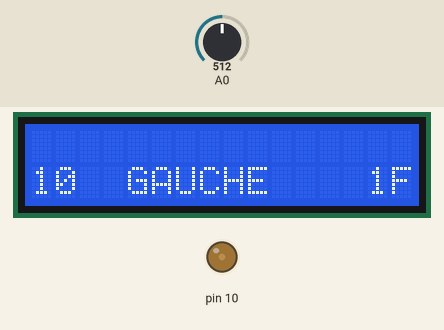
Bench run of a sketch on a simulated Arduino Uno, built with avr-gcc and run on an emulated ATmega328P. Parts: 16×2 character LCD, output pins drawn as LEDs (lit = HIGH). The test bench sets the inputs (shaded band); at power-on: A0 = 512. What the sketch prints to the serial monitor is not drawn.

Above: at 1.2 s.
1.3 s: A0 set to 565
At 1.8 s:
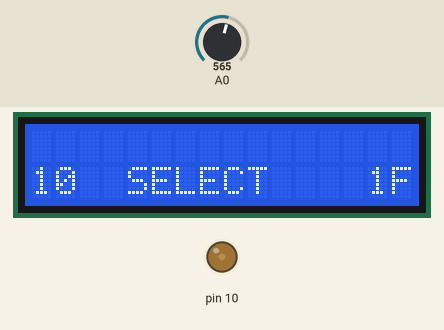
2.8 s: A0 set to 370
At 4.0 s:
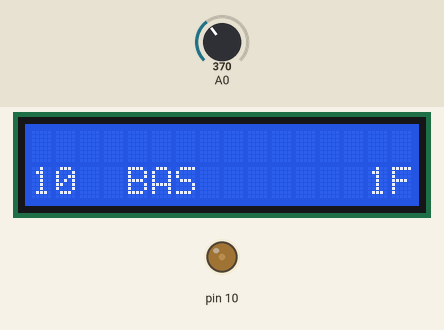
4.3 s: A0 set to 122
At 5.2 s:
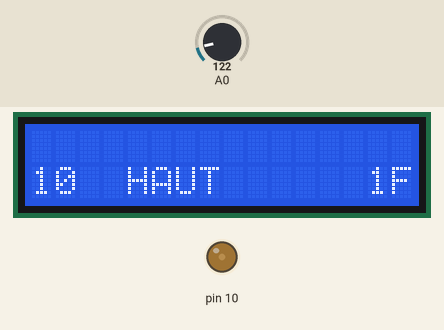
5.8 s: A0 set to 40
At 6.4 s:
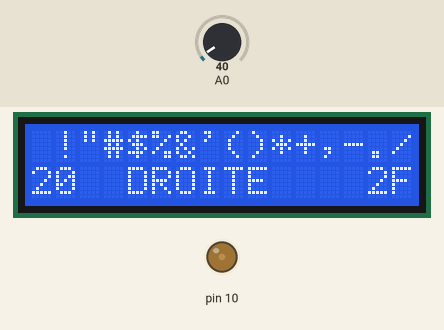
7.3 s: A0 set to 60
At 8.5 s:
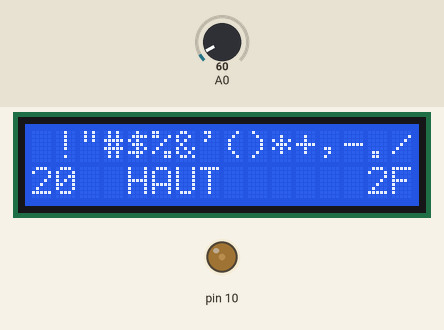
8.8 s: A0 set to 6
At 9.9 s:
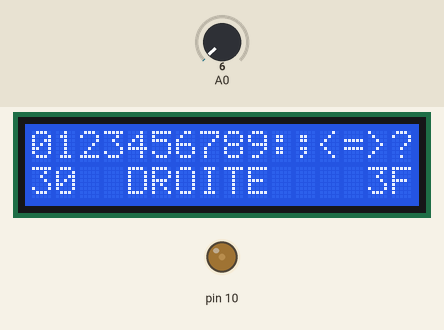
Timing chart, 0 to 11.3 s (numbered marks = the images above; inputs shaded):
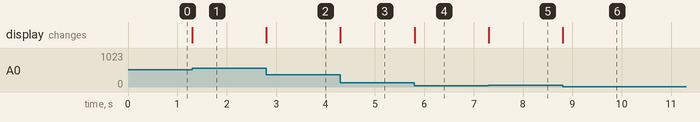

Measured:
- after the input at 1.3 s, the display: changes at once (image 1)
- after the input at 2.8 s, the display: changes at once (image 2)
- after the input at 4.3 s, the display: changes at once (image 3)
- after the input at 5.8 s, the display: changes at once (image 4)
- after the input at 7.3 s, the display: changes at once (image 5)
- after the input at 8.8 s, the display: changes at once (image 6)

The sketch:

screen.ino
```cpp
#include <Arduino.h>

// LCD Keypad Shield

#include <LiquidCrystal.h>

// Création de l'objet lcd (avec les différents ports numériques qu'il utilise)
// = RS, Enable, D0, D1, D2, D3
LiquidCrystal lcd(8, 9, 4, 5, 6, 7);

// Variables
byte lcd_key = 0;

// Constantes
#define btnRIGHT  0
#define btnUP     1
#define btnDOWN   2
#define btnLEFT   3
#define btnSELECT 4
#define btnNONE   5

byte char_up[8] = {
  0b00000,
  0b00100,
  0b01110,
  0b10101,
  0b00100,
  0b00100,
  0b00000,
};
byte char_down[8] = {
  0b00000,
  0b00100,
  0b00100,
  0b10101,
  0b01110,
  0b00100,
  0b00000,
};
byte char_left[8] = {
  0b00100,
  0b01000,
  0b11110,
  0b01001,
  0b00101,
  0b00001,
  0b11110,
  0b00000,
};
byte char_right[8] = {
  0b00100,
  0b00010,
  0b01111,
  0b10010,
  0b10100,
  0b10000,
  0b01111,
  0b00000,
};

void setup() {
    Serial.begin(115200);
    pinMode(10, OUTPUT);
    analogWrite(10, 50);
    lcd.begin(16, 2);              // Démarrage de l'écran
    lcd.display();
    lcd.createChar(1, char_up);
    lcd.createChar(2, char_down);
    lcd.createChar(3, char_left);
    lcd.createChar(4, char_right);
    lcd.setCursor(0,0);            // Positionnement du curseur au début
    lcd.print("Setup OK"); // Message
    Serial.println("Setup OK"); // Message
}

byte charList = 0x20;

void updateCharList() {
    char list[17] = { 0, };
    for (byte b= 0, i=charList; b<16; b++, i++) {
        list[b] = i;
    }
    if (charList == 0) {
        list[0] = ' '; // Eviter le caractère 0 (marqueur de fin de chaine ...)
    }
    lcd.setCursor(0, 0);
    lcd.print(list);
    char digit = charList>>4;
    if (digit > 9) {
        digit += 'A'-10;
    } else {
        digit += '0';
    }
    lcd.setCursor(0, 1);
    lcd.print(digit);
    lcd.print('0');
    lcd.setCursor(14, 1);
    lcd.print(digit);
    lcd.print('F');
}

void loop() {
    byte new_lcd_key = read_LCD_buttons();  // Lecture des touches
    if (new_lcd_key != lcd_key) {
        lcd_key = new_lcd_key;
        lcd.setCursor(4,1);            // Positionnement du curseur début de ligne 1

        switch (lcd_key) {             // Action en cas de touche pressée
            case btnRIGHT:
                lcd.print("DROITE");
                Serial.println("DROITE");
                // analogWrite(10, 255);
                if (charList<0xF0) {
                    charList+=0x10;
                    updateCharList();
                }
            break;
            case btnLEFT:
                lcd.print("GAUCHE");
                Serial.println("GAUCHE");
                // analogWrite(10, 0);
                if (charList>0x00) {
                    charList-=0x10;
                    updateCharList();
                }
            break;
            case btnUP:
                lcd.print("HAUT  ");
                Serial.println("HAUT");
                // analogWrite(10, 100);
            break;
            case btnDOWN:
                lcd.print("BAS   ");
                Serial.println("BAS");
                // analogWrite(10, 50);
            break;
            case btnSELECT:
                lcd.print("SELECT");
                Serial.println("SELECT");
                updateCharList();
            break;
            case btnNONE:
                lcd.print("      ");
            break;
        }
    }
}

// Fonction de lecture des touches
int read_LCD_buttons() {
    int adc_key_in = analogRead(0);   // Lecture du port analogique

    // Les valeurs qui suivent doivent être adaptées au shield
    if (adc_key_in > 1000) return btnNONE;   // En principe 1023 quand aucune touche n'est pressée
    if (adc_key_in < 50)   return btnRIGHT;     // 0
    if (adc_key_in < 195)  return btnUP;        // 99
    if (adc_key_in < 380)  return btnDOWN;      // 255
    if (adc_key_in < 555)  return btnLEFT;      // 409
    if (adc_key_in < 790)  return btnSELECT;    // 640

    return btnNONE;
}
```
